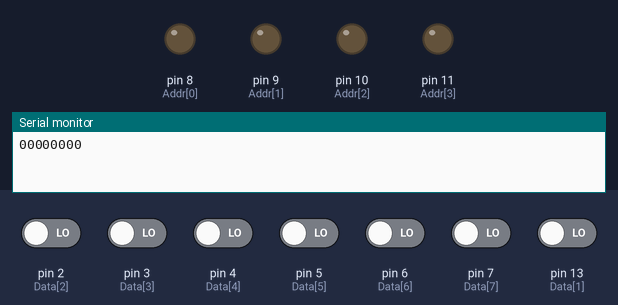
Recording of a sketch running on a simulated Arduino Uno, built with avr-gcc and run on an emulated ATmega328P. On the bench: output pins drawn as LEDs (lit = HIGH), the last lines printed to the serial monitor. Inputs (shaded band) come from the test bench; at power-on: pin 2 (Data[2]), pin 3 (Data[3]), pin 4 (Data[4]), pin 5 (Data[5]), pin 6 (Data[6]), pin 7 (Data[7]), pin 13 (Data[1]) LOW. Pins used as bus, display or sensor lines are not drawn.

Above: at 0.17 s.
At 0.87 s:
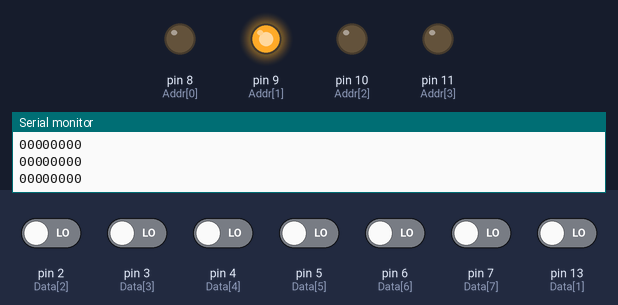
At 1.57 s:
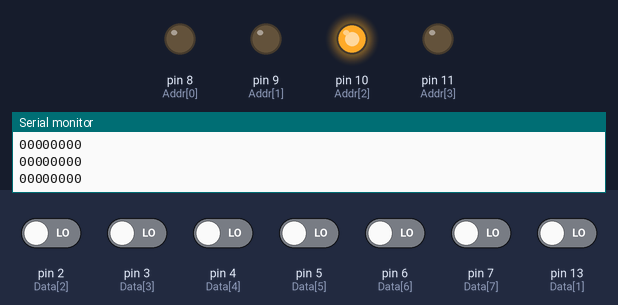
At 3.33 s:
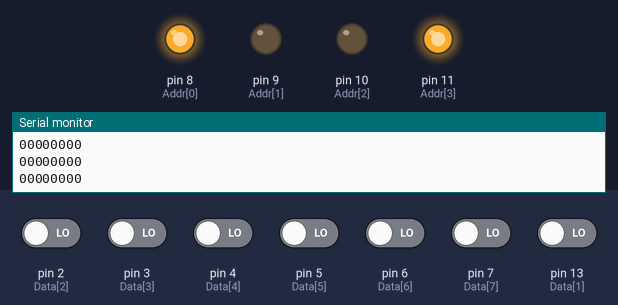
At 5.08 s:
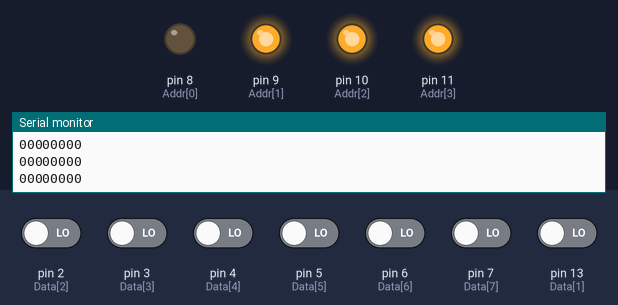
At 6.83 s:
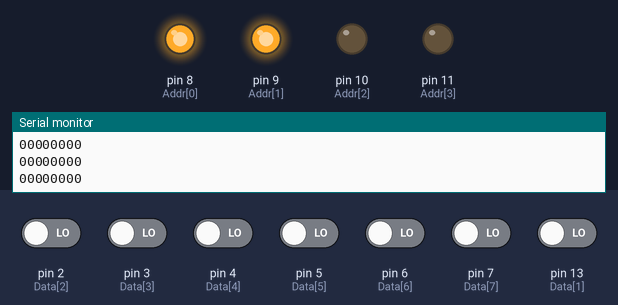
Timing chart, 0 to 7.3 s (numbered marks = the images above):
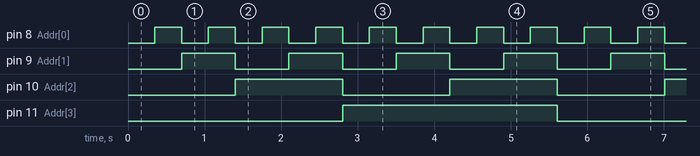

Measured:
- by itself, pin 8 (Addr[0]): alternates HIGH for 0.35 s and LOW for 0.35 s
- by itself, pin 9 (Addr[1]): alternates HIGH for 0.70 s and LOW for 0.70 s
- by itself, pin 10 (Addr[2]): alternates HIGH for 1.4 s and LOW for 1.4 s
- by itself, pin 11 (Addr[3]): alternates HIGH for 2.8 s and LOW for 2.8 s

The sketch:

EEPROM_7Seg.ino
```cpp
/*
* ====================================================================
* Brendon Barrios | May 20, 2020
* ====================================================================
*/
const char Data[] = {0,13,2,3,4,5,6,7};
const byte Addr[] = {8,9,10,11};
#define OE 12

void setup() {
  // To run once:

  for(int n = 0; n < 8; n++) {
    pinMode(Data[n], INPUT); // Configure Data pins as output
    }

  for(int i = 0; i < 4; i++) {
    pinMode(Addr[i], OUTPUT); // Configure Address pins as input
    }
  digitalWrite(OE, HIGH);
  pinMode(OE, OUTPUT); // Set Output Enable pin as output

  Serial.begin(57600); // Initialize Serial Monitor
}

void loop() {

  // Count from 0-16 & parse into bits to config the address
  for(int x = 0; x < 16; x++) {

    int a[4]; // Initialize byte array

    // Parse bits into byte array
    for(int b = 0; b < 4; b++) {
      a[b] = bitRead(x, b);
    }

    // Configure each address since implemented in binary
    for(int num = 0; num < 4; num++) {
      if(a[num] == 1) {
        digitalWrite(Addr[num], HIGH);
      }
      else {
        digitalWrite(Addr[num], LOW);
      }
    }

    digitalWrite(OE, LOW); // Enable Output
    delay(100);

    // Read Data pins and print to Serial Monitor
    for(int i = 7; i >= 0; i--) {
      int pin = digitalRead(Data[i]);
      Serial.print(pin);
      //delay(100); // prints each bit slower
    }

    delay(250); // prints faster
  digitalWrite(OE, HIGH);
  Serial.println();
  }
}
```
